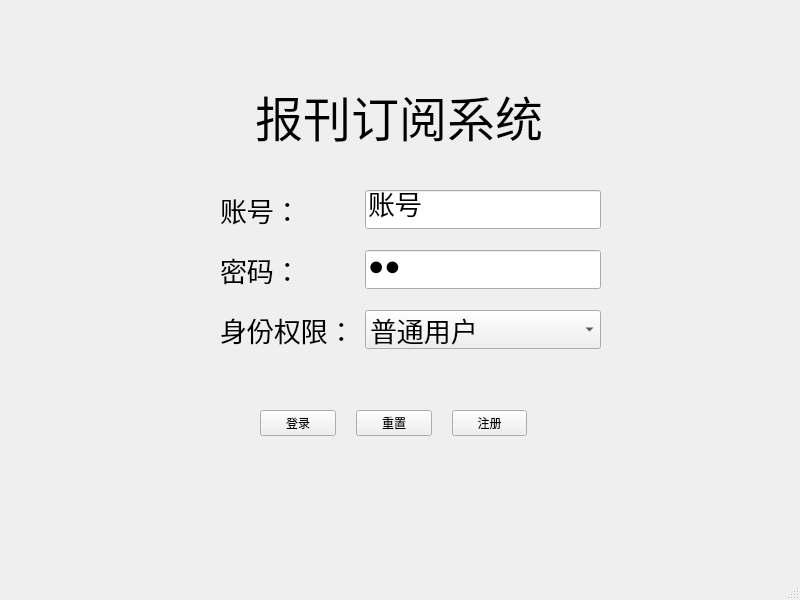
<?xml version="1.0" encoding="UTF-8"?>
<ui version="4.0">
 <class>MainWindow</class>
 <widget class="QMainWindow" name="MainWindow">
  <property name="geometry">
   <rect>
    <x>0</x>
    <y>0</y>
    <width>800</width>
    <height>600</height>
   </rect>
  </property>
  <property name="focusPolicy">
   <enum>Qt::StrongFocus</enum>
  </property>
  <property name="windowTitle">
   <string>Login</string>
  </property>
  <widget class="QWidget" name="centralwidget">
   <widget class="QWidget" name="gridLayoutWidget_2">
    <property name="geometry">
     <rect>
      <x>260</x>
      <y>410</y>
      <width>267</width>
      <height>26</height>
     </rect>
    </property>
    <layout class="QGridLayout" name="gridLayout_2">
     <property name="horizontalSpacing">
      <number>20</number>
     </property>
     <item row="0" column="1">
      <widget class="QPushButton" name="pushButton_reset">
       <property name="font">
        <font>
         <pointsize>9</pointsize>
        </font>
       </property>
       <property name="text">
        <string>重置</string>
       </property>
       <property name="icon">
        <iconset>
         <normalon>:/icon/reset.png</normalon>
        </iconset>
       </property>
      </widget>
     </item>
     <item row="0" column="0">
      <widget class="QPushButton" name="pushButton_login">
       <property name="font">
        <font>
         <pointsize>9</pointsize>
        </font>
       </property>
       <property name="text">
        <string>登录</string>
       </property>
       <property name="icon">
        <iconset>
         <normalon>:/icon/log-in.png</normalon>
        </iconset>
       </property>
      </widget>
     </item>
     <item row="0" column="2">
      <widget class="QPushButton" name="pushButton_register">
       <property name="font">
        <font>
         <pointsize>9</pointsize>
        </font>
       </property>
       <property name="text">
        <string>注册</string>
       </property>
       <property name="icon">
        <iconset>
         <normalon>:/icon/register.png</normalon>
        </iconset>
       </property>
      </widget>
     </item>
    </layout>
   </widget>
   <widget class="QLabel" name="title">
    <property name="geometry">
     <rect>
      <x>255</x>
      <y>70</y>
      <width>290</width>
      <height>91</height>
     </rect>
    </property>
    <property name="minimumSize">
     <size>
      <width>0</width>
      <height>91</height>
     </size>
    </property>
    <property name="font">
     <font>
      <pointsize>36</pointsize>
     </font>
    </property>
    <property name="text">
     <string>报刊订阅系统</string>
    </property>
   </widget>
   <widget class="QWidget" name="gridLayoutWidget">
    <property name="geometry">
     <rect>
      <x>220</x>
      <y>180</y>
      <width>381</width>
      <height>181</height>
     </rect>
    </property>
    <layout class="QGridLayout" name="gridLayout">
     <property name="leftMargin">
      <number>0</number>
     </property>
     <property name="topMargin">
      <number>0</number>
     </property>
     <property name="spacing">
      <number>10</number>
     </property>
     <item row="1" column="1">
      <widget class="QLineEdit" name="lineEdit_passwd">
       <property name="font">
        <font>
         <pointsize>20</pointsize>
        </font>
       </property>
       <property name="text">
        <string>密码</string>
       </property>
       <property name="echoMode">
        <enum>QLineEdit::Password</enum>
       </property>
      </widget>
     </item>
     <item row="0" column="1">
      <widget class="QLineEdit" name="lineEdit_usrname">
       <property name="font">
        <font>
         <pointsize>20</pointsize>
        </font>
       </property>
       <property name="text">
        <string>账号</string>
       </property>
      </widget>
     </item>
     <item row="2" column="1">
      <widget class="QComboBox" name="comboBox_Permissions">
       <property name="font">
        <font>
         <pointsize>20</pointsize>
        </font>
       </property>
       <property name="currentText">
        <string>普通用户</string>
       </property>
       <property name="currentIndex">
        <number>0</number>
       </property>
       <property name="maxVisibleItems">
        <number>10</number>
       </property>
       <property name="maxCount">
        <number>2147483647</number>
       </property>
       <item>
        <property name="text">
         <string>普通用户</string>
        </property>
       </item>
       <item>
        <property name="text">
         <string>管理员</string>
        </property>
       </item>
      </widget>
     </item>
     <item row="0" column="0">
      <widget class="QLabel" name="label">
       <property name="font">
        <font>
         <pointsize>20</pointsize>
        </font>
       </property>
       <property name="text">
        <string>账号：</string>
       </property>
      </widget>
     </item>
     <item row="2" column="0">
      <widget class="QLabel" name="label_3">
       <property name="font">
        <font>
         <pointsize>20</pointsize>
        </font>
       </property>
       <property name="text">
        <string>身份权限：</string>
       </property>
      </widget>
     </item>
     <item row="1" column="0">
      <widget class="QLabel" name="label_2">
       <property name="font">
        <font>
         <pointsize>20</pointsize>
        </font>
       </property>
       <property name="text">
        <string>密码：</string>
       </property>
      </widget>
     </item>
    </layout>
   </widget>
  </widget>
  <widget class="QMenuBar" name="menubar">
   <property name="geometry">
       <rect>
           <x>0</x>
           <y>0</y>
           <width>800</width>
           <height>22</height>
       </rect>
   </property>
  </widget>
     <widget class="QStatusBar" name="statusbar"/>
 </widget>
    <tabstops>
        <tabstop>lineEdit_usrname</tabstop>
        <tabstop>lineEdit_passwd</tabstop>
        <tabstop>comboBox_Permissions</tabstop>
        <tabstop>pushButton_login</tabstop>
        <tabstop>pushButton_reset</tabstop>
        <tabstop>pushButton_register</tabstop>
    </tabstops>
    <resources>
        <include location="../resource/resource.qrc"/>
    </resources>
    <connections/>
</ui>
